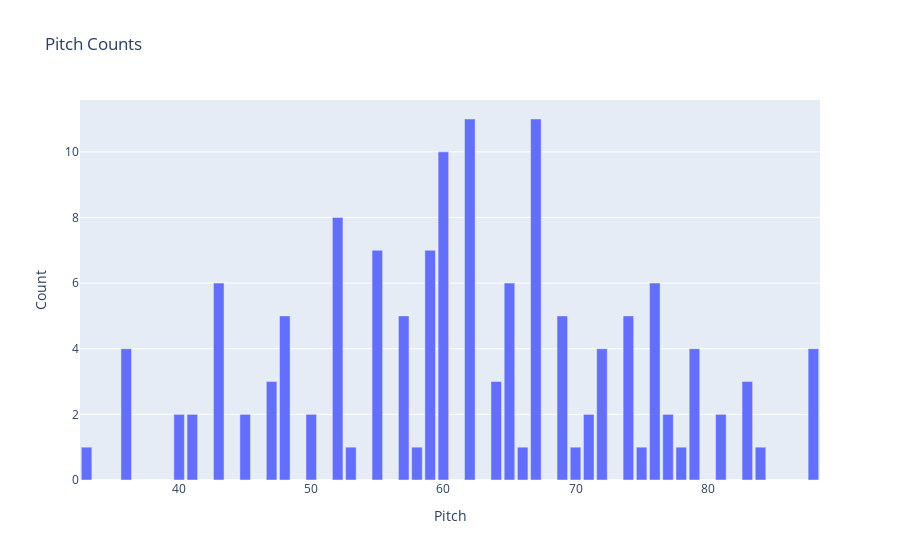

Notebook source saved alongside this figure:
### Code cell
import plotly.express as px
import pandas as pd

def plot_pitch_counts(pitch_counts):
    df = pd.DataFrame(pitch_counts.items(), columns=['Pitch', 'Count'])
    fig = px.bar(df, x='Pitch', y='Count', title='Pitch Counts')
    fig.show()

plot_pitch_counts(analysis_result['pitch_counts'])

### Figure 1 — Plotly figure (JSON) as saved in the notebook; plotly's stock layout.template omitted (floating-point values rounded to 4 significant figures)
{"data": [{"alignmentgroup": "True", "hovertemplate": "Pitch=%{x}<br>Count=%{y}<extra></extra>", "legendgroup": "", "marker": {"color": "#636efa", "pattern": {"shape": ""}}, "name": "", "offsetgroup": "", "orientation": "v", "showlegend": false, "textposition": "auto", "type": "bar", "x": [67, 60, 62, 81, 74, 52, 78, 88, 57, 77, 65, 69, 64, 33, 55, 59, 72, 48, 76, 36, 43, 66, 75, 53, 50, 79, 71, 70, 45, 47, 41, 40, 58, 83, 84], "xaxis": "x", "y": [11, 10, 11, 2, 5, 8, 1, 4, 5, 2, 6, 5, 3, 1, 7, 7, 4, 5, 6, 4, 6, 1, 1, 1, 2, 4, 2, 1, 2, 3, 2, 2, 1, 3, 1], "yaxis": "y"}], "layout": {"barmode": "relative", "legend": {"tracegroupgap": 0}, "title": {"text": "Pitch Counts"}, "xaxis": {"anchor": "y", "domain": [0, 1], "title": {"text": "Pitch"}}, "yaxis": {"anchor": "x", "domain": [0, 1], "title": {"text": "Count"}}}}
